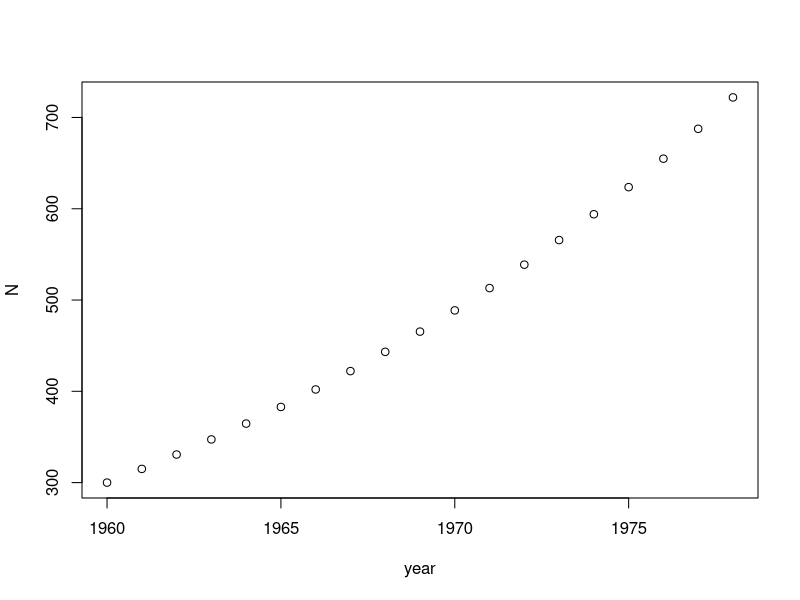
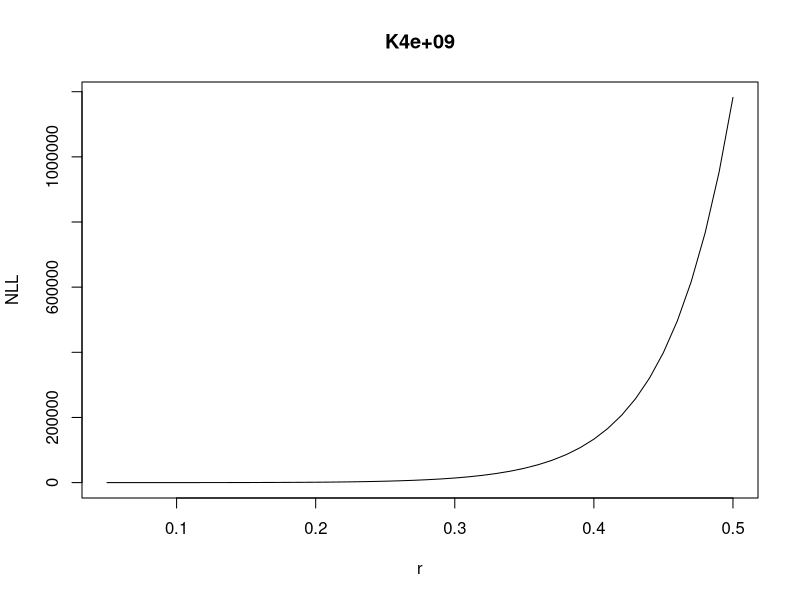

The R script that drew these images, in order:
## ---- chunk 1
knitr::opts_chunk$set(echo = TRUE)
## ---- chunk 2
library(tidyverse)
library(ggplot2)
## ---- chunk 3
wld<-read_csv("data/wildebeest_data.csv")
colnames(wld)<-c("year","dryRain","estPop","estSD","adltDryMort","calfSurv")
range(wld$year)

wld1<-wld%>%
  filter(year<1979)%>%
  select(year,estPop,estSD)

head(wld1)
## ---- chunk 4
r=0.05
K=2.0*10^9
N1=300

## ---- chunk 5
Nt<-as.numeric()
Nt[1]<-N1
for(i in 1:nrow(wld1)){
  Nt[i+1]<-Nt[i]+r*Nt[i]*(1-(Nt[i]/K))
}
ntDf<-data.frame(year=wld1$year,
                 N=Nt[1:nrow(wld1)])

plot(ntDf)
## ---- chunk 6
wld1Dat<-wld1%>%
  filter(!is.na(estPop)) %>%
  filter(!is.na(estSD)) %>%
  left_join(.,ntDf) %>%
  mutate(Lt=log(estSD)+(1/2)*log(2*pi)+(((estPop-N)^2)/((2*estSD)^2)))

## ---- chunk 7
sumL<-sum(wld1Dat$Lt)
## ---- chunk 8
wld1Dat2<-wld1%>%
  filter(!is.na(estPop)) %>%
  filter(!is.na(estSD))

#funcitonalize nll calcs:
nllCalc<-function(rR,Kk){
  
  Nt<-as.numeric()
  Nt[1]<-N1
  
  for(i in 1:nrow(wld1)){
    Nt[i+1] <- Nt[i] + rR*Nt[i]*(1-(Nt[i]/Kk))
  }
  ntDf<-data.frame(year=wld1$year,
                 N=Nt[1:nrow(wld1)])
  
dat<-wld1Dat2%>%
  left_join(.,ntDf) %>%
  mutate(Lt=log(estSD)+(1/2)*log(2*pi)+(((estPop-N)^2)/((2*estSD)^2)))
  nll<-sum(dat$Lt)
  return(nll)
  }

# create vectors for r and K
rVec<-seq(r,0.5,by=0.01)
KVec<-seq(1.0*10^9,4.0*10^9,by=2.5*10^8)

# dataframe for r and K values
nlls<-data.frame(r=rVec,
                  k1=NA,
                  k2=NA,
                  k3=NA,
                  k4=NA,
                  k5=NA,
                  k6=NA,
                  k7=NA,
                  k8=NA,
                  k9=NA,
                  k10=NA,
                  k11=NA,
                  k12=NA,
                  k13=NA)
colnames(nlls)<-c("r",sapply(KVec,function(x) paste("K",x,sep="")))

for(i in 1:length(KVec)){
  forVec<-sapply(rVec,function(x) nllCalc(x,KVec[i]))
  nlls[,i+1]<-forVec[1:length(forVec)]
}

minDims<-which(nlls==min(nlls[,2:ncol(nlls)]),arr.ind=T)

nll_r=nlls[minDims[1],1]
nll_k=colnames(nlls)[minDims[2]]
 
plot(nlls[,minDims[2]]~nlls$r,data=nlls,type="l",main=colnames(nlls)[minDims[2]],ylab="NLL",xlab="r")
## ---- chunk 9
wld2<-wld%>%
  filter(year<1979)

a=1.1
b=1.1
f=1.1
g=1.1

## ---- chunk 10

  A=1000000

expPop<-function(rain,N){

  Tt=1.25*rain
  Ft=(Tt*A)/Nt
  Bt=0.4*N
  
  sA=(g*Ft)/(f+Ft)
}

